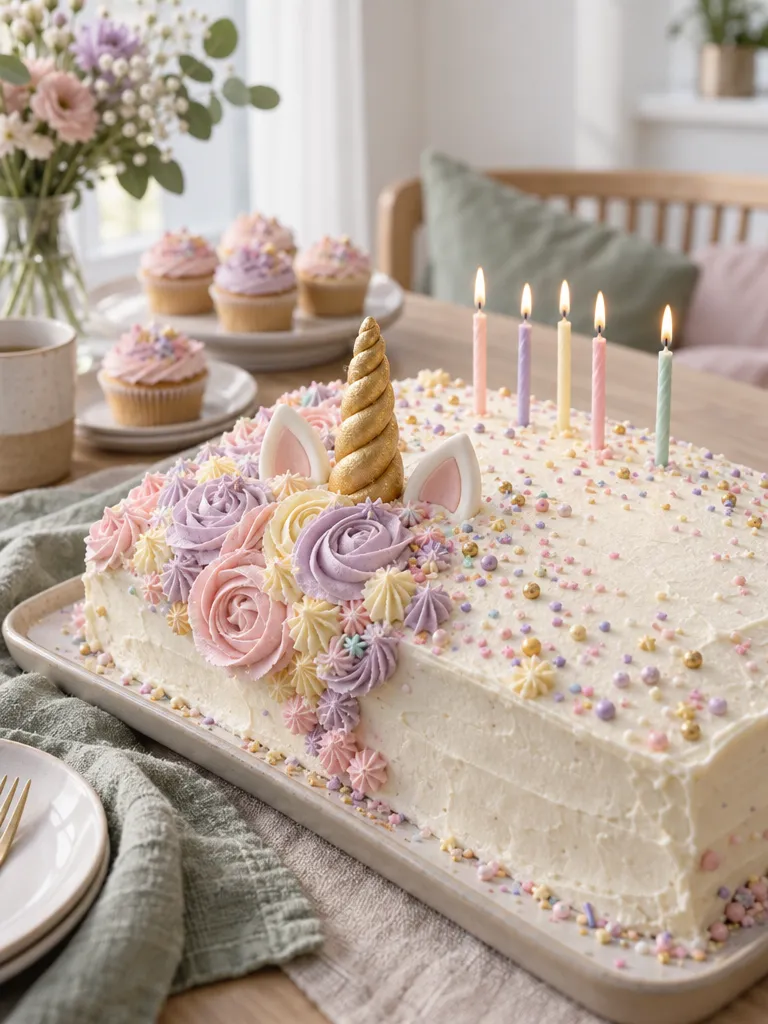
#> input picture assets/images/cake.webp, 768 x 1024 px, given in place of bursdag.png, which was not available
$ python make-invite-art.py ../assets/images
#> lines starting #> are read from the running program, lines starting #| are printed output that depends on the picture; pictures that were not available may be replaced by others from this repository, and a replacement may not be noted
#!/usr/bin/env python3
"""
Makes the printed invitation assets (run once by hand; nothing here runs in the app):

  assets/images/invite/<card>.webp        the drawing, A5 at 300 dpi (1748 x 2480), on WHITE paper
  assets/images/invite/thumb-<card>.webp  a small version on cream for the «Velg kort» picker
  src/core/rules/printFonts.ts            the app fonts, subset, as base64 WOFF2

The drawings are our own watercolour illustrations (made in advance, no text in them). The source PNGs are
painted on cream paper; the cream is taken out (colour-to-alpha against the paper colour, then laid on white)
so one file serves both papers: the print lays the cream back on with `background-blend-mode: multiply`, and
«Hvit bakgrunn» simply leaves it white.

Usage: python3 scripts/make-invite-art.py SRC_DIR   (SRC_DIR holds <card>.png for every card)
Needs: pip install pillow numpy fonttools brotli
"""
import base64
import os
import subprocess
import sys

import numpy as np
from PIL import Image, ImageFilter

CARDS = ['bursdag', 'enhjorning', 'dinosaurer', 'verdensrommet', 'fotball', 'dyr-i-skogen']
ROOT = os.path.dirname(os.path.dirname(os.path.abspath(__file__)))
OUT = os.path.join(ROOT, 'assets', 'images', 'invite')
CREAM = np.array([251, 245, 232], np.float32)  # PAPER_CREAM in printInvitations.ts
UNICODES = (
    'U+0020-007E,U+00A0-00FF,U+0100-017F,U+0218-021B,U+02BC,U+02C6,U+02DA,U+02DC,U+2010-2015,'
    'U+2018-201E,U+2022,U+2026,U+2032,U+2033,U+2039,U+203A,U+20AC'
)
FONTS = [
    ('bricolage-grotesque/800ExtraBold/BricolageGrotesque_800ExtraBold.ttf', 'BkDisplay', 800),
    ('figtree/400Regular/Figtree_400Regular.ttf', 'BkBody', 400),
    ('figtree/600SemiBold/Figtree_600SemiBold.ttf', 'BkBody', 600),
    ('figtree/800ExtraBold/Figtree_800ExtraBold.ttf', 'BkBody', 800),
]


def paper_colour(a):
    h, w, _ = a.shape
    return np.median(a[int(h * .35):int(h * .65), int(w * .3):int(w * .7)].reshape(-1, 3), axis=0)


def on_white(src):
#> called with src = '../assets/images/bursdag.png'
    im = Image.open(src).convert('RGB').resize((1748, 2480), Image.LANCZOS)
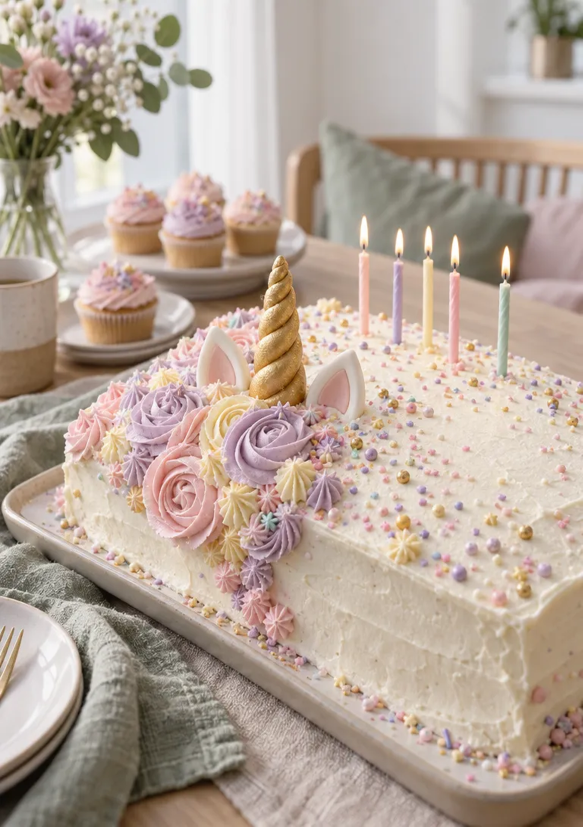
#> im: PIL image 1748x2480 RGB (shown at 1/3 size); mean R, G, B 181.8, 165.4, 152.8
    im = im.filter(ImageFilter.UnsharpMask(1.2, 40, 2))
    a = np.asarray(im).astype(np.float32)
    ref = paper_colour(a)
#> ref = [206, 175, 163]
    d = a - ref
    up = np.where(d > 0, d / np.maximum(255 - ref, 1), 0)
    dn = np.where(d < 0, -d / np.maximum(ref, 1), 0)
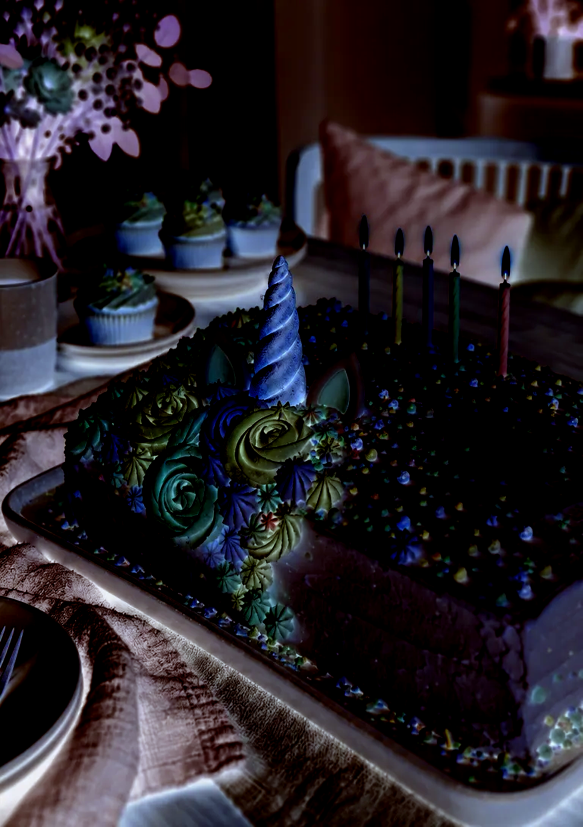
#> dn: shape (2480, 1748, 3) float32 (shown at 1/3 size); mean R, G, B 0.148, 0.131, 0.155
    alpha = np.max(np.maximum(up, dn), axis=2)
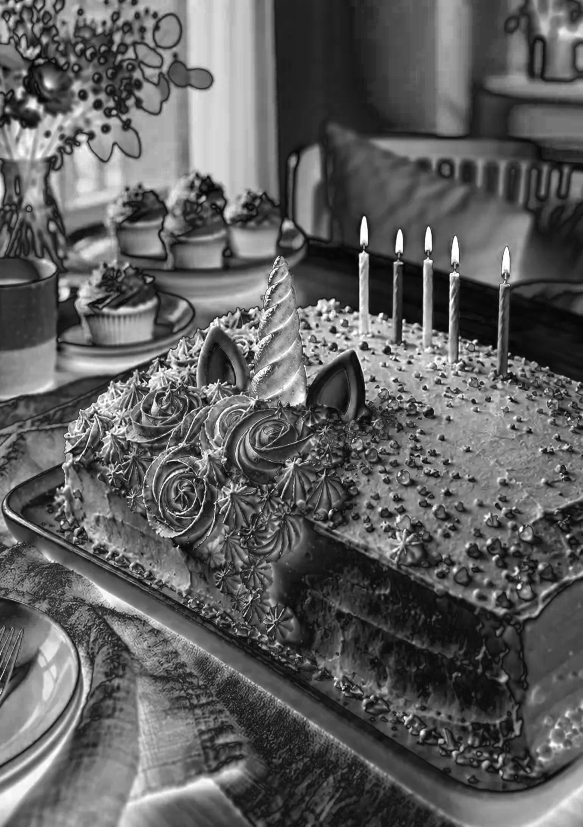
#> alpha: shape (2480, 1748) float32 (shown at 1/3 size); min 0, max 1, mean 0.374
    lo, hi = 0.035, 0.09  # the paper texture goes, the washes stay
    k = np.clip((alpha - lo) / (hi - lo), 0, 1)
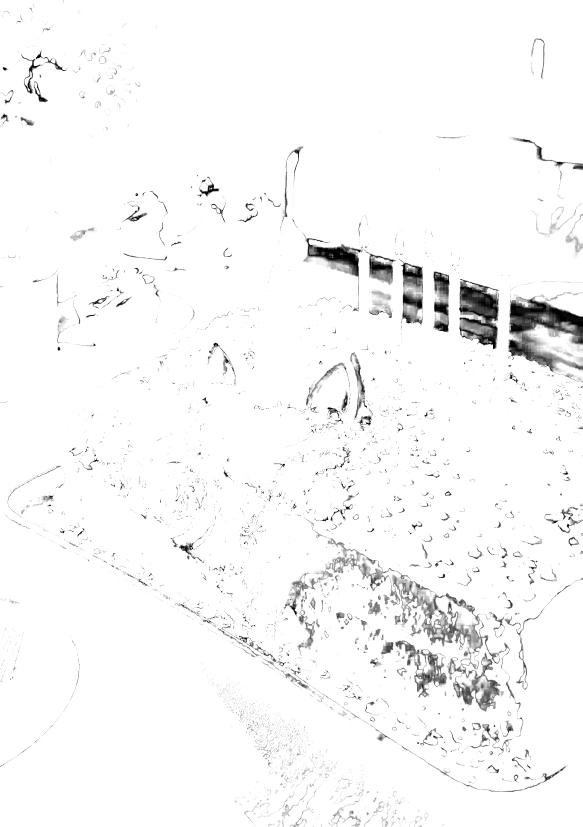
#> k: shape (2480, 1748) float32 (shown at 1/3 size); min 0, max 1, mean 0.971
    alpha_c = np.where(alpha < hi, alpha * k, alpha)
    col = np.clip(ref + (a - ref) / np.maximum(alpha, 1e-6)[..., None], 0, 255)
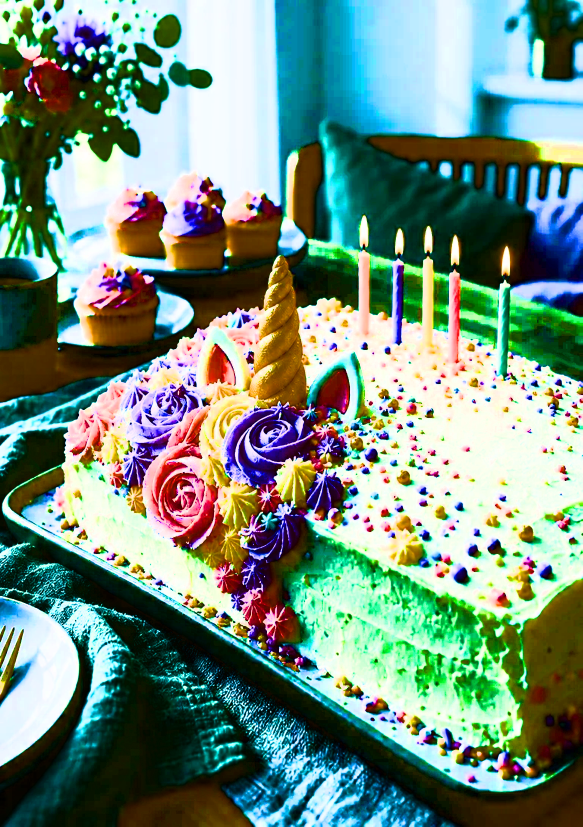
#> col: shape (2480, 1748, 3) float32 (shown at 1/3 size); mean R, G, B 117.2, 143.6, 129.6
    w = col * alpha_c[..., None] + 255 * (1 - alpha_c[..., None])
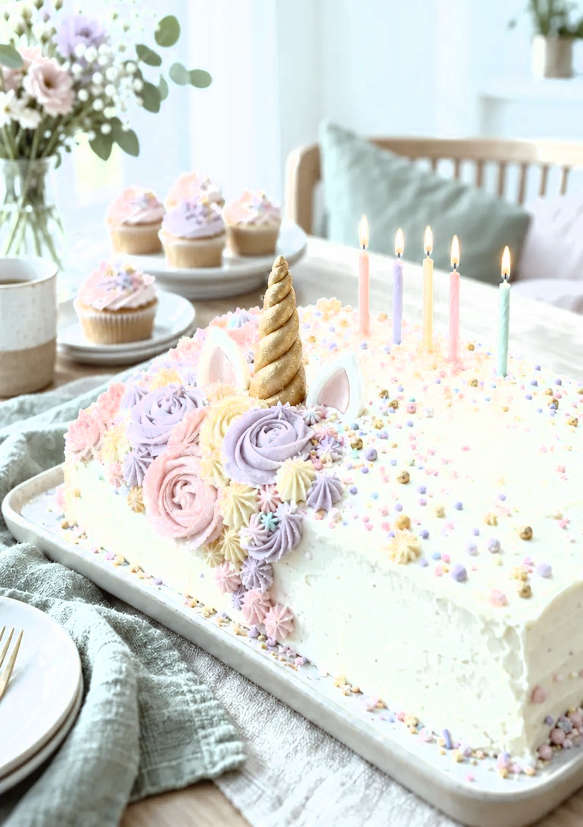
#> w: shape (2480, 1748, 3) float32 (shown at 1/3 size); mean R, G, B 215.2, 217.1, 213.1; drawn with min black and max white
    return Image.fromarray(np.clip(w, 0, 255).round().astype(np.uint8), 'RGB')


def main(src_dir):
    os.makedirs(OUT, exist_ok=True)
    for card in CARDS:
        img = on_white(os.path.join(src_dir, f'{card}.png'))
        path = os.path.join(OUT, f'{card}.webp')
        for q in (80, 76, 72, 68, 64, 60):
            img.save(path, 'WEBP', quality=q, method=6)
            if os.path.getsize(path) < 440_000:
                break
        thumb = Image.fromarray((np.asarray(img).astype(np.float32) * CREAM / 255).round().astype(np.uint8))
        thumb.resize((300, 425), Image.LANCZOS).save(os.path.join(OUT, f'thumb-{card}.webp'), 'WEBP', quality=78)
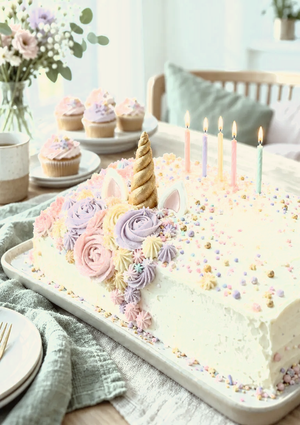
#> saved as thumb-bursdag.webp: PIL image 300x425 RGB; mean R, G, B 209.4, 207.1, 191.7
        print(card, q, os.path.getsize(path))
#| bursdag 80 191586
#> pass 2 of the loop in main, `for card in CARDS:`:
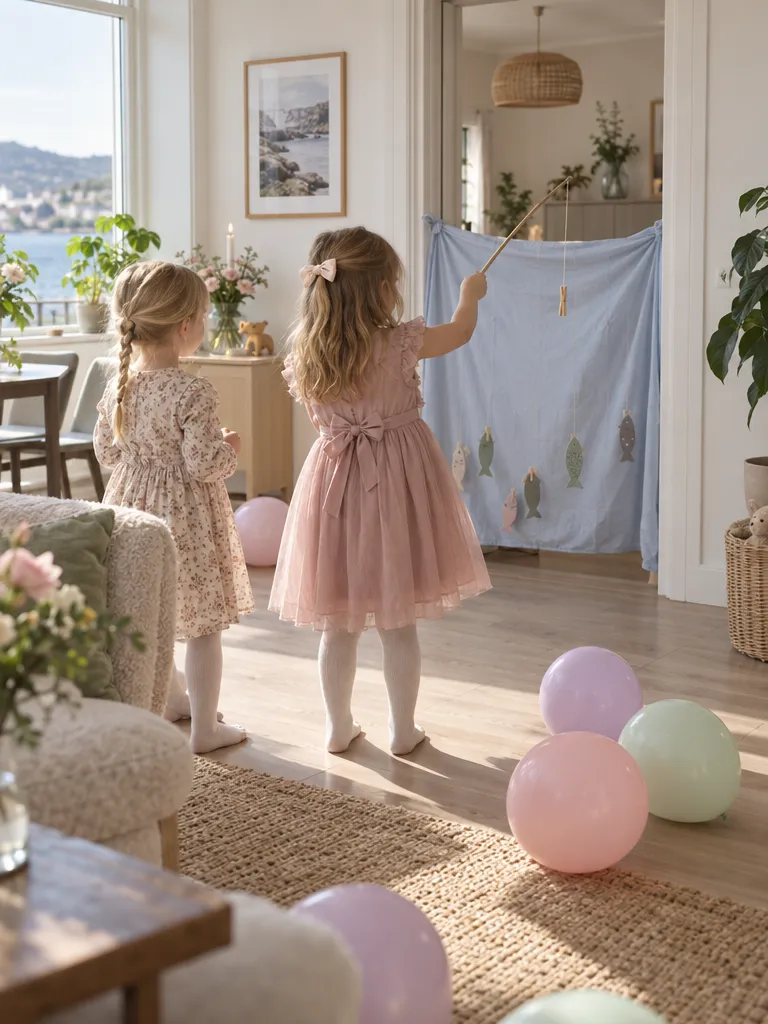
#> input picture assets/images/fiskedam.webp, 768 x 1024 px, given in place of enhjorning.png, which was not available
#> in on_white (call 2), `im = Image.open(src).convert('RGB').resize((1748, 2480), Image.LANCZOS)`:
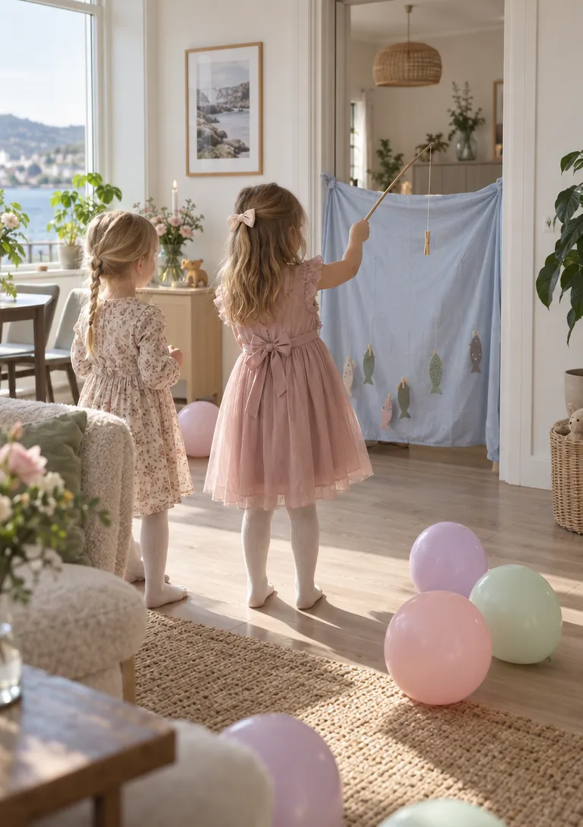
#> im: PIL image 1748x2480 RGB (shown at 1/3 size); mean R, G, B 161.8, 145.2, 133.1
#> ref = [154, 129, 118]
#> in main, `thumb.resize((300, 425), Image.LANCZOS).save(os.path.join(OUT, f'thumb..`:
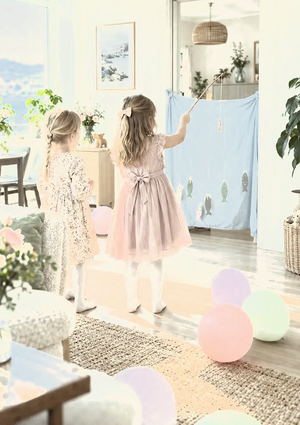
#> saved as thumb-enhjorning.webp: PIL image 300x425 RGB; mean R, G, B 221.1, 214.6, 198.5
#| enhjorning 80 193662

    fonts_dir = os.path.join(ROOT, 'node_modules', '@expo-google-fonts')
    consts, faces = [], []
    for rel, family, weight in FONTS:
        out = f'/tmp/{family}-{weight}.woff2'
        subprocess.run(['pyftsubset', os.path.join(fonts_dir, rel), f'--unicodes={UNICODES}', '--flavor=woff2',
                        '--layout-features=kern,liga,calt,ccmp,locl,mark,mkmk', f'--output-file={out}'], check=True)
        b64 = base64.b64encode(open(out, 'rb').read()).decode()
        name = f'{family.upper()}_{weight}'
        consts.append(f"const {name} =\n  '{b64}';\n")
        faces.append(f"  `@font-face {{ font-family: '{family}'; font-style: normal; font-weight: {weight}; "
                     f"font-display: block; src: url(data:font/woff2;base64,${{{name}}}) format('woff2'); }}`,\n")
    head = open(os.path.join(ROOT, 'src', 'core', 'rules', 'printFonts.ts')).read().split('const BKDISPLAY_800')[0]
    body = head + ''.join(consts) + '\n/** @font-face rules (base64 WOFF2), put first in the print styles. */\n'
    body += 'export const PRINT_FONT_CSS = [\n' + ''.join(faces) + "].join('\\n');\n"
    open(os.path.join(ROOT, 'src', 'core', 'rules', 'printFonts.ts'), 'w').write(body)


if __name__ == '__main__':
#> (the run stopped early here; a loop or call above may not have finished)
